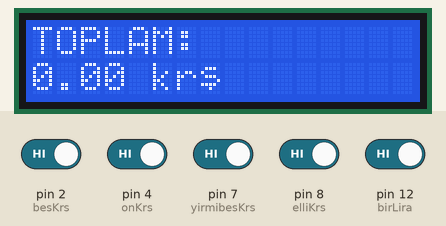
Bench run of a sketch on a simulated Arduino Uno, built with avr-gcc and run on an emulated ATmega328P. On the bench: 16×2 character LCD. Inputs (shaded band) come from the test bench; at power-on: pin 2 (besKrs), pin 4 (onKrs), pin 7 (yirmibesKrs), pin 8 (elliKrs), pin 12 (birLira) HIGH. What the sketch prints to the serial monitor is not drawn.

Above: at 6.0 s.
6.1 s: pin 2 (besKrs) driven LOW
At 9.1 s:
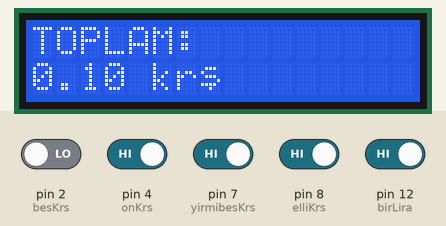
9.2 s: pin 4 (onKrs) driven LOW
At 12.0 s:
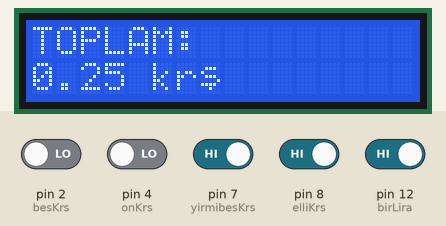
12.3 s: pin 7 (yirmibesKrs) driven LOW
At 14.5 s:
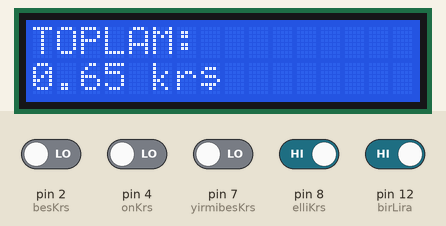
15.2 s: pin 8 (elliKrs) driven LOW
At 17.8 s:
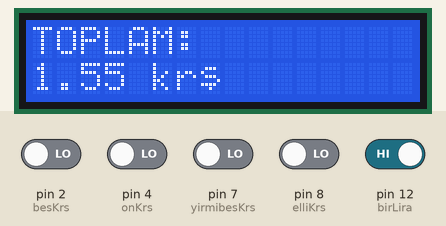
18.3 s: pin 7 (yirmibesKrs) driven HIGH
At 21.1 s:
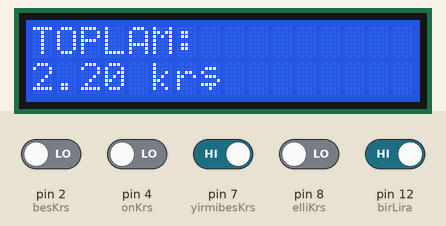
21.4 s: pin 12 (birLira) driven LOW
At 24.5 s:
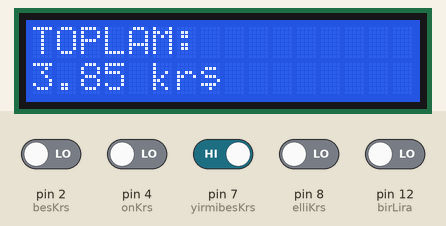
Timing chart, 0 to 25.5 s (numbered marks = the images above; inputs shaded):
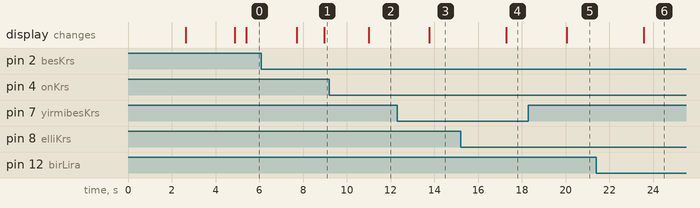

Measured:
- after the input at 6.1 s, the display: first changes after 1.6 s (image 1 shows a later state)
- after the input at 15.2 s, the display: changes after 2.1 s (image 4)
- after the input at 18.3 s, the display: changes after 1.8 s (image 5)
- after the input at 21.4 s, the display: changes after 2.2 s (image 6)

The sketch:

sk.ino
```cpp
/*
          WRITTEN BY FERIT YIGIT BALABAN
             SAYISAL KUMBARA - V2.7

___________________THE CODE____________________________
*/

#include <LiquidCrystal_I2C.h>

LiquidCrystal_I2C lcd(0x27, 16, 2);

const int besKrs = 2;
const int onKrs = 4;
const int yirmibesKrs = 7;
const int elliKrs = 8;
const int birLira = 12;

uint8_t heart[8] = {0x0, 0xa, 0x1f, 0x1f, 0xe, 0x4, 0x0};
uint8_t shChar[8] = {0, 14, 16, 14, 1, 30, 4, 0};

float paraDegeri = 0;

void setup()
{
  lcd.begin();
  lcd.backlight();

  lcd.createChar(3, heart);
  lcd.createChar(4, shChar);

  lcd.clear();
  lcd.home();

  lcd.print("SAYISAL KUMBARA");
  lcd.setCursor(0, 1);
  lcd.print("F. YIGIT BALABAN");
  delay(2500);
  lcd.clear();
  lcd.home();
  lcd.print(" i ");
  lcd.write(3);
  lcd.print(" arduinos!");
  delay(2250);

  lcd.clear();
  lcd.home();

  pinMode(besKrs, INPUT);
  pinMode(onKrs, INPUT);
  pinMode(yirmibesKrs, INPUT);
  pinMode(elliKrs, INPUT);
  pinMode(birLira, INPUT);

  Serial.begin(1200);
}

void loop()
{
  if (digitalRead(besKrs) == 0)
  {
    delay(750);
    paraDegeri += 0.05;
  }
  if (digitalRead(onKrs) == 0)
  {
    delay(750);
    paraDegeri += 0.10;
  }
  if (digitalRead(yirmibesKrs) == 0)
  {
    delay(750);
    paraDegeri += 0.25;
  }
  if (digitalRead(elliKrs) == 0)
  {
    delay(750);
    paraDegeri += 0.50;
  }
  if (digitalRead(birLira) == 0)
  {
    delay(750);
    paraDegeri += 1.00;
  }

  delay(500);
  lcd.home();
  lcd.print("TOPLAM:");
  lcd.setCursor(0, 1);
  lcd.print(paraDegeri);
  lcd.setCursor(5, 1);
  lcd.print("kr");
  lcd.write(4);
  Serial.println(paraDegeri);
}
```
